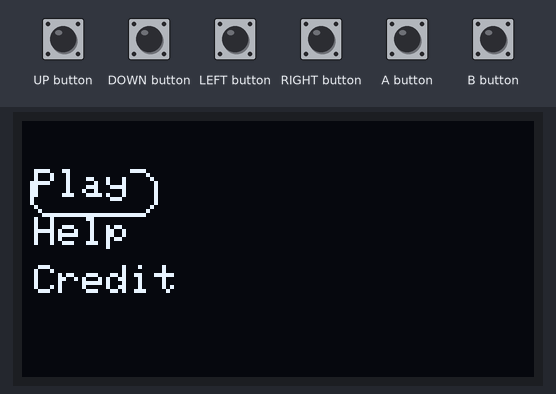
Recording of a sketch running on a simulated Arduboy, built with avr-gcc and run on an emulated ATmega32U4. On the bench: 128×64 one-colour display. The inputs (shaded band) are chosen by the test bench. Random numbers use the default seed unless the sketch sets one; what the sketch prints to the serial monitor is not drawn.

Above: at 1.2 s.
1.3 s: A button pressed for 0.15 s
At 1.9 s:
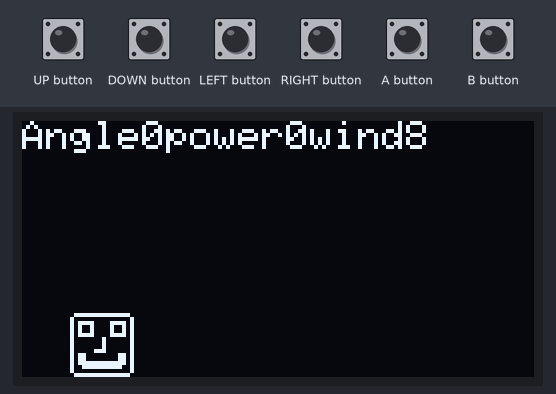
2.9 s: UP button pressed for 0.15 s
At 4.1 s:
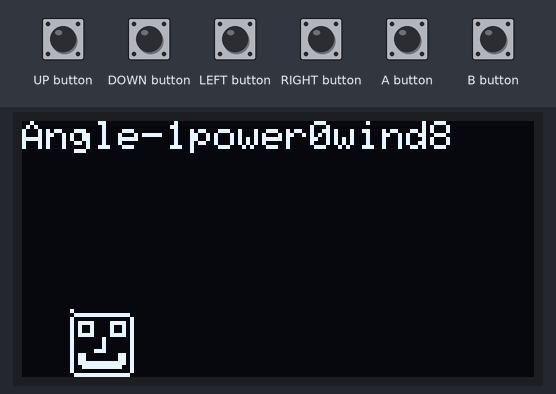
4.5 s: DOWN button pressed for 0.15 s
At 5.3 s:
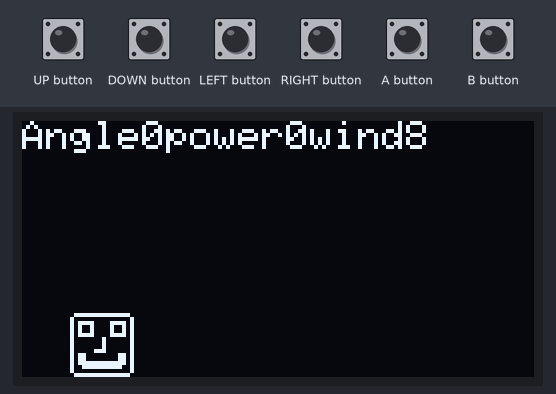
6.1 s: LEFT button pressed for 0.15 s
At 6.8 s:
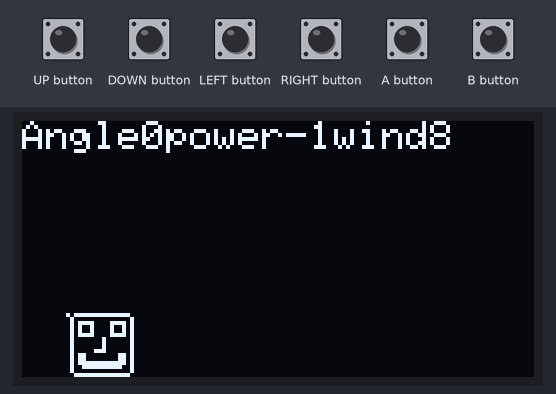
7.7 s: UP button pressed for 1 s
At 9.0 s:
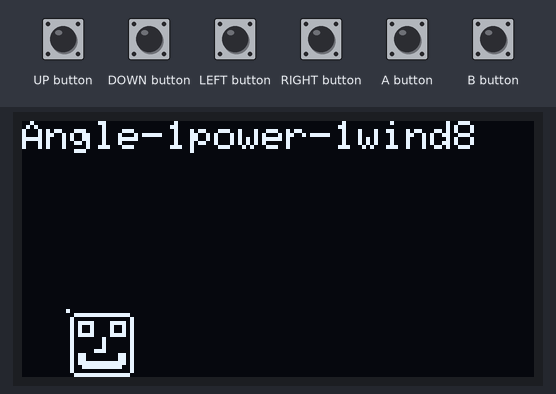
10.2 s: LEFT button pressed for 1 s
At 11.2 s:
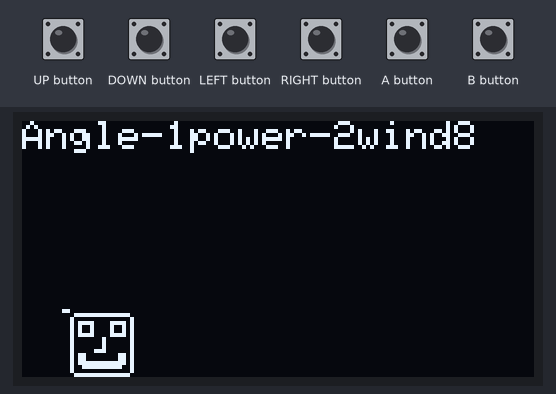
Timing chart, 0 to 13.2 s (numbered marks = the images above; inputs shaded):
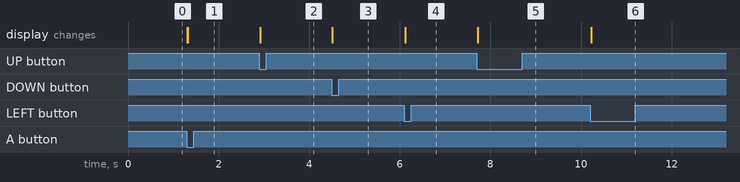

The sketch:

tosser_sketch.ino
```cpp
//Tosser
//Simple Artilery Clone for Arduboy
//Credit; RMW Games: Robert White, Michael White, Wyatt White

//importing arduboy libraries
#include <Arduboy2.h>
Arduboy2 ardb;
//////////////////////////////////////////////////////////////////////////////////////////////////////////////Definitions
//variable init // these were used in the initial test, have since been removed
//byte drawx;
//byte drawy;
const char rmw_games[] = "RMW Games";
const char  devs[] = "Robert White,\n Michael White,\n and Wyatt White";

//menu definitions
const char play[] = "Play";
const char help[] = "Help";
const char credit[] = "Credit";

//didn't actually need these, so commented out, just used math instead
//const byte playy = 16;
//const byte helpy = 32;
//const byte credity = 48;

//define game state (0 = Menu, 1 = game, 2 = help, 3 = credit)
byte game_state = 0;
byte menu_state = 1;


//background sprite

const unsigned char PROGMEM background[] =
{
  // width, height,
  8, 8,
  0x81, 0x00, 0x12, 0x40, 0x04, 0x11, 0x00, 0x04,
};

//player sprite
const unsigned char PROGMEM player[] =
{
  // width, height,
  16, 16,
  0xfe, 0x01, 0x3d, 0x25, 0x25, 0x3d, 0x01, 0x01, 0xc1, 0x01, 0x3d, 0x25, 0x25, 0x3d, 0x01, 0xfe,
  0x7f, 0x80, 0x9c, 0xbc, 0xb0, 0xb0, 0xb2, 0xb2, 0xb3, 0xb0, 0xb0, 0xb0, 0xbc, 0x9c, 0x80, 0x7f,
};

const byte menu_spacer = 12;//dictates spacing of menu items

//define player values
byte player_turn = 1;

/*player1
short p1_power = 0;
short p1_angle = 0;
byte p1_fired = 0;
byte p1_life = 3;
short p1_ammo = 24;

short p2_power = 0;
short p2_angle = 0;
byte p2_fired = 0;
byte p2_life = 3;
short p2_ammo = 24;
*/
short angleA = 0;
short angleB = 0;
short powerA = 0;
short powerB = 0;
byte wind = 0;
byte locationX;
byte locationY;
byte powersX;
byte powesY;

//////////////////////////////////////////////////////////////////////////////////////////////////////////////Definitions End

//////////////////////////////////////////////////////////////////////////////////////////////////////////////Game States
void draw_menu()
{ //this should draw a really simple menu
  //draw cursor @ 16 * menu_state
  //should draw a rounded rectangle under the current selection

  //ardb.drawRoundRect(2, 16 * menu_state - 1, 32, 16, 5);

  ardb.drawRoundRect(2, menu_spacer * menu_state, 32, menu_spacer, 5);


  //play item // menu state 1
  ardb.setCursor(3, menu_spacer * 1);
  ardb.write(play);

  //help item // menu state 2
  ardb.setCursor(3, menu_spacer * 2);
  ardb.write(help);

  //credit item // menu state 3
  ardb.setCursor(3, menu_spacer * 3);
  ardb.write(credit);

  //move cursor
  if (ardb.justPressed(UP_BUTTON) && menu_state > 1)
  {
    menu_state += -1;
  }

  if (ardb.justPressed(DOWN_BUTTON) && menu_state < 3)
  {
    menu_state += 1;
  }


  if (ardb.pressed(A_BUTTON))
  {
    //Sets game state = menu state // (0 = Menu, 1 = game, 2 = help, 3 = credit)
    game_state = menu_state;
  }
}

void draw_credit()
{ //this should just draw our names
  //draw RMW Games
  ardb.setCursor(WIDTH / 2, 0);
  ardb.write(rmw_games);

  ardb.setCursor(0, 12);
  ardb.write(devs);

  if (ardb.justPressed(B_BUTTON))
  { //go back to main menu
    game_state = 0;
  }
}


void draw_game()
{
  //this should be a really simple fire & fire loop
  //ardb.pollButtons();
  //set angle
  if (ardb.justPressed(DOWN_BUTTON))
  {
    angleA = angleA + 1;
  }
  if (ardb.justPressed(UP_BUTTON))
  {
    angleA = angleA - 1;
  }
  //set powerA
  if (ardb.justPressed(LEFT_BUTTON))
  {
    powerA = powerA - 1;
  }
  if (ardb.justPressed(RIGHT_BUTTON))
  {
    powerA = powerA + 1;
  }
  //set random wind
  if (ardb.justPressed(A_BUTTON))
  {
    wind = random(0 - 26);
  }
  //wind = random(0 - 26);

  // print results of angle, power and wind
  ardb.setCursor(0, 0);
  ardb.print("Angle");
  ardb.print(angleA);
  ardb.print("power");
  ardb.print(powerA);
  ardb.print("wind");
  ardb.print(wind);

  Serial.print("Angle");
  Serial.print(angleA);
  Serial.print("power");
  Serial.print(powerA);
  Serial.print("wind");
  Serial.print(wind);


  //location math
  locationX = 12; // (powerA);
  locationY = HEIGHT - 16; //(angleA);

  //location math for ark
  /*
    if locationY <= 64
    {
    locationX = locationX + wind;
    locationY = pow(locationY,powersY);
    powersX = powersX + 1;
    powersY = powersY + 1;
    }
    else
    {
    locationX = locationX + wind;
    locationY = locationY - (angleA * powersY);
    powersY = powersY - 1;
    }
  */

  //line math
  short lineEndX = locationX + powerA;
  short lineEndY = locationY + angleA;
    //draw background
    for (int backgroundx = 0; backgroundx < 128; backgroundx = backgroundx + 8)
    {
    for (int backgroundy = 0; backgroundy < 64; backgroundy = backgroundy + 8)
    {
      //Sprites::drawOverwrite(backgroundx, backgroundy, background, 0);
    }
    }

    //draw aim angle line
    ardb.drawLine(locationX,locationY,lineEndX,lineEndY);
    //draw player
    Sprites::drawOverwrite(locationX, locationY, player, 0);


}
/////////////////////////////////////////////////////////////////////////////////////////////////Game states end

/////////////////////////////////////////////////////////////////////////////////////////////////Master loops
void setup() {
  // put your setup code here, to run once:
  ardb.begin();
  ardb.setFrameRate(30);


  /*int angleA = 0;
    int angleB = 0;
    int powerA = 0;
    int powerB = 0;
    int wind = 0;
  */
  //initiates random number for wind
  ardb.initRandomSeed();
  //serial monitor
  Serial.begin(9600);
}

void loop()
{
  // put your main code here, to run repeatedly:
  ardb.clear();
  ardb.pollButtons();//for justPressed and justReleased
  if (game_state == 0) //menu
  {
    draw_menu();
  }
  if(game_state == 1)//menu
    {draw_game();}
  //if(game_state == 2)//help
  //  {draw_help();}
  if (game_state == 3) //credit
  {draw_credit();}


  // draw screen
  ardb.display();


}
////////////////////////////////////////////////////////////////////////////////////////////Master loops end
```

Measured:
- after the input at 1.3 s, the display: first changes at once (image 1 shows a later state)
- after the input at 2.9 s, the display: changes at once (image 2)
- after the input at 4.5 s, the display: changes at once (image 3)
- after the input at 6.1 s, the display: changes at once (image 4)
- after the input at 7.7 s, the display: changes at once (image 5)
- after the input at 10.2 s, the display: changes at once (image 6)
